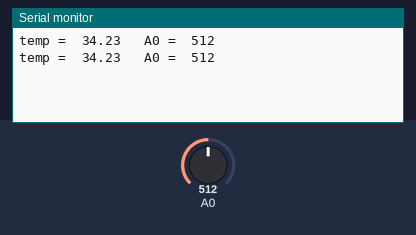
A sketch run on a simulated Arduino Uno, built with avr-gcc and run on an emulated ATmega328P. On the bench: the last lines printed to the serial monitor. The inputs (shaded band) are chosen by the test bench; at power-on: A0 = 512.

Above: at 1.2 s.
1.3 s: A0 set to 0
At 2.7 s:
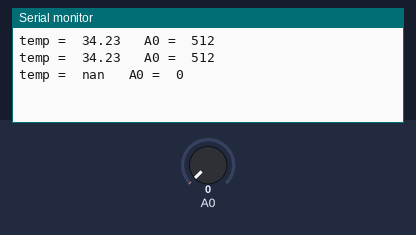
4.3 s: A0 set to 122
At 5.8 s:
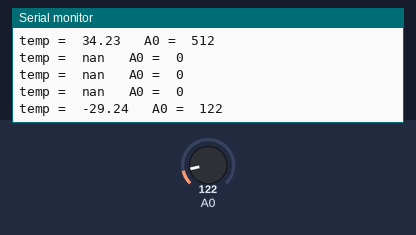

Measured:
- after the input at 1.3 s, the serial monitor: prints a new line after 0.70 s (image 1)
- after the input at 4.3 s, the serial monitor: prints a new line after 0.70 s (image 2)

The sketch:

Thermistor.ino
```cpp
#include <math.h>         //loads the more advanced math functions

void setup() {            //This function gets called when the Arduino starts
  Serial.begin(9600);   //This code sets up the Serial port at 115200 baud rate
}

double Thermister(int RawADC) {  //Function to perform the fancy math of the Steinhart-Hart equation
 double Temp;
 double R1;
 double Volt;
 double TCel;
 double TKel;
 R1 = log(((312600 * 1024)/RawADC) - 312600); // (Resistance * digital voltage)/RawADC - Resistance
 TKel = 1 / (0.0008253 + (0.0002045 * R1) + (0.0000001144 * R1 * R1 * R1)); //steinhart and hart formula into Kelvin
 TCel = TKel - 273.15;              // Convert Kelvin to Celsius
 Temp = (TCel * 9.0)/ 5.0 + 32.0; // Celsius to Fahrenheit - comment out this line if you need Celsius
 return Temp;
}

void loop() {             //This function loops while the arduino is powered
  int val;                //Create an integer variable
  double temp;            //Variable to hold a temperature value
  val=analogRead(0);      //Read the analog port 1 and store the value in val
  temp=Thermister(val);   //Runs the fancy math on the raw analog value
  Serial.print("temp =  ");
  Serial.print(temp);   //Print the value to the serial port
  Serial.print("   A0 =  ");
  Serial.println(analogRead(A0));
  delay(1000);            //Wait one second before we do it again

}
```
